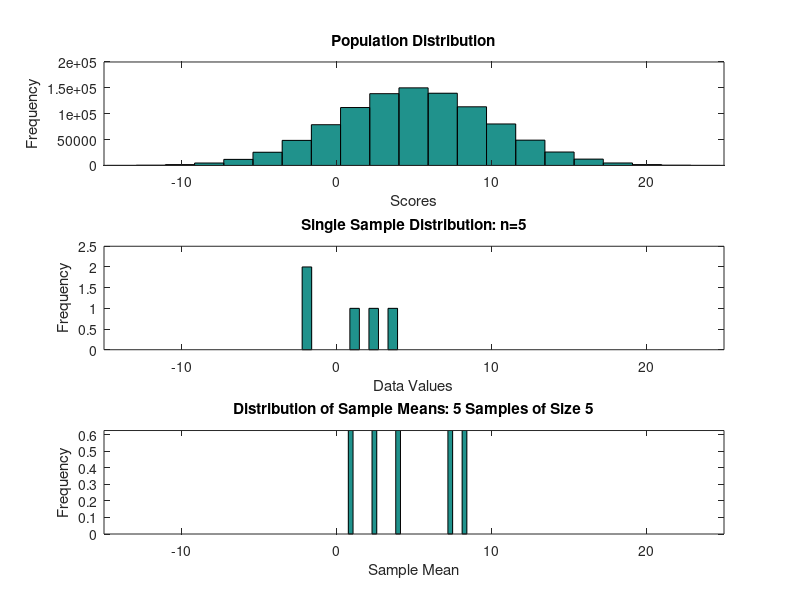

Write the MATLAB code that produced this figure.
%%%%%%%%%%%%%%%%%%%%%%%%%%%%%%%%%%%%%%%%%%%%%%%%%%%%%%%%%%%%%%%%%%%%%%%%%%%
% Central_Limit_Theorem_v2.m - Dr. Bucks - 1/26/2019
% Description: this script will demonstrate how adding additional samples
% sets will ultimately produce a normally distrubted set of data with mean
% equal to the mean of the original distribution and standard deviation
% equal to the orignal standard deviation divided by the sample size
% Note: special thinks to Dr. Ossman for creating the original code
%%%%%%%%%%%%%%%%%%%%%%%%%%%%%%%%%%%%%%%%%%%%%%%%%%%%%%%%%%%%%%%%%%%%%%%%%%%
% clean up
clear all; close all; clc; commandwindow;
% seed random number generator
rng('shuffle');
% get information from user
u = input('Please provide the population mean: ');
s = input('Please provide the population standard deviation: ');
ss = input('Please enter the desired sample size: ');
ns = input('Please enter the number of samplings: ');
% generate random population data
ds = 1000000;
data = u + s*randn(1,ds);
% plot histogram of the data using 25 bins
subplot(3,1,1);
hist(data,25);
xlabel('Scores'); ylabel('Frequency'); title('Population Distribution')
xlim([u-4*s u+4*s]);
% pull sets of samples from population and animate the central limit
% theorem
for k = 1:ns
    % extract one sample from data set
    data_set = data(randperm(ds,ss));
    % Plot a histogram of the Sample Data using 10 bins
    subplot(3,1,2);
    hist(data_set,10);
    xlim([u-4*s u+4*s]);
    ylim([0,ss/2]);
    xlabel('Data Values'); ylabel('Frequency'); title(['Single Sample Distribution: n=',num2str(ss)]);
    % compute mean of current data set
    Means(k) = mean(data_set);
    % plot histogram of means
    subplot(3,1,3);
    hist(Means,25);
    xlim([u-4*s u+4*s]);
    ylim([0,ns/8]);
    xlabel('Sample Mean'); ylabel('Frequency'); title(['Distribution of Sample Means: ',num2str(k),' Samples of Size ',num2str(ss)])
    % pause for animation
    pause(0.1);
end
% Compute and output the statistics for the sample means and compare with 
% population data statistics
fprintf('\n~~~~~~~~~~~~~~~~~~~~~~~~~~~~~~~~~~~~~~~~~~~~~~~~~~~~~~~~~~~\n');
fprintf('Results:\n');
fprintf('Mean of the Population = %0.2f \n',mean(data));
fprintf('Mean of the Sample Means = %0.2f \n',mean(Means));
fprintf('Standard Deviation of the Population = %0.2f \n',std(data,1));
fprintf('Expected Standard Deviation of Sample Means = %0.2f \n',std(data,1)/sqrt(ss));
fprintf('Standard Deviation of Sample Means = %0.2f \n',std(Means));
    